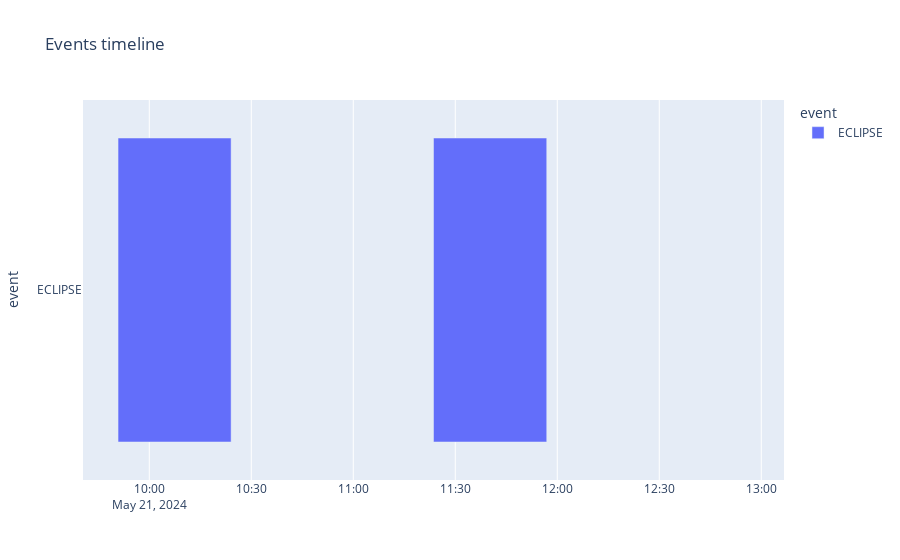
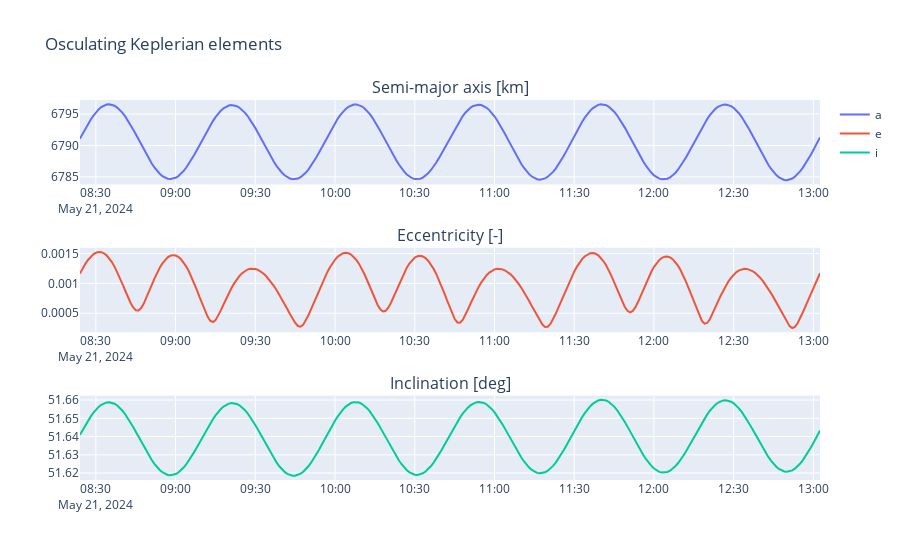

Notebook cell for these charts, in order:
### Code cell
dat = res.export_event_gantt_data()
df_timeline = pd.DataFrame(dat)
# Filter out DESCENDING and ASCENDING events
df_timeline = df_timeline[df_timeline["event"] != "DESCENDING_NODE"]
df_timeline = df_timeline[df_timeline["event"] != "ASCENDING_NODE"]
fig = px.timeline(df_timeline, x_start="start_date", x_end="end_date", y="event", color="event",
                  labels={'Task': 'Event'},
                  title='Events timeline',
                  hover_name="event",
                  hover_data={"ground_station_name": True}
                  )
fig.show()

# %% Extract the ephemerides
ephemerides = res.export_keplerian_ephemeris()

eph_df = pd.DataFrame(ephemerides)

# plot
fig = make_subplots(
    rows=3, cols=1,
    subplot_titles=("Semi-major axis [km]", "Eccentricity [-]", "Inclination [deg]"),
)
# Add traces to the subplots
fig.add_trace(go.Scatter(x=eph_df['date'], y=eph_df['semi_major_axis'], mode='lines', name='a'), row=1, col=1)
fig.add_trace(go.Scatter(x=eph_df['date'], y=eph_df['eccentricity'], mode='lines', name='e'), row=2, col=1)
fig.add_trace(go.Scatter(x=eph_df['date'], y=np.degrees(eph_df['inclination']), mode='lines', name='i'), row=3, col=1)
# Update layout
fig.update_layout(
    title_text="Osculating Keplerian elements"
)

fig.show()

### Figure 1 — Plotly figure (JSON) as saved in the notebook; plotly's stock layout.template omitted (floating-point values rounded to 4 significant figures)
{"data": [{"alignmentgroup": "True", "base": [null, "2024-05-21T09:50:48.674247+00:00", "2024-05-21T11:23:35.727915+00:00", "2024-05-21T12:56:22.732825+00:00"], "customdata": [[null], [null], [null], [null]], "hovertemplate": "<b>%{hovertext}</b><br><br>event=%{y}<br>start_date=%{base}<br>end_date=%{x}<br>ground_station_name=%{customdata[0]}<extra></extra>", "hovertext": ["ECLIPSE", "ECLIPSE", "ECLIPSE", "ECLIPSE"], "legendgroup": "ECLIPSE", "marker": {"color": "#636efa", "pattern": {"shape": ""}}, "name": "ECLIPSE", "offsetgroup": "ECLIPSE", "orientation": "h", "showlegend": true, "textposition": "auto", "type": "bar", "x": [null, 1995000.0, 1998000.0, null], "xaxis": "x", "y": ["ECLIPSE", "ECLIPSE", "ECLIPSE", "ECLIPSE"], "yaxis": "y"}], "layout": {"barmode": "overlay", "legend": {"title": {"text": "event"}, "tracegroupgap": 0}, "title": {"text": "Events timeline"}, "xaxis": {"anchor": "y", "domain": [0, 1], "type": "date"}, "yaxis": {"anchor": "x", "categoryarray": ["ECLIPSE"], "categoryorder": "array", "domain": [0, 1], "title": {"text": "event"}}}}

### Figure 2 — Plotly figure (JSON) as saved in the notebook; plotly's stock layout.template omitted (floating-point values rounded to 4 significant figures; data arrays with more than 128 entries replaced by an {"elided": "..."} marker saying what was removed)
{"data": [{"mode": "lines", "name": "a", "type": "scatter", "x": {"elided": "280 str values"}, "xaxis": "x", "y": {"elided": "280 float values"}, "yaxis": "y"}, {"mode": "lines", "name": "e", "type": "scatter", "x": {"elided": "280 str values"}, "xaxis": "x2", "y": {"elided": "280 float values"}, "yaxis": "y2"}, {"mode": "lines", "name": "i", "type": "scatter", "x": {"elided": "280 str values"}, "xaxis": "x3", "y": {"elided": "280 float values"}, "yaxis": "y3"}], "layout": {"annotations": [{"font": {"size": 16}, "showarrow": false, "text": "Semi-major axis [km]", "x": 0.5, "xanchor": "center", "xref": "paper", "y": 1, "yanchor": "bottom", "yref": "paper"}, {"font": {"size": 16}, "showarrow": false, "text": "Eccentricity [-]", "x": 0.5, "xanchor": "center", "xref": "paper", "y": 0.6111, "yanchor": "bottom", "yref": "paper"}, {"font": {"size": 16}, "showarrow": false, "text": "Inclination [deg]", "x": 0.5, "xanchor": "center", "xref": "paper", "y": 0.2222, "yanchor": "bottom", "yref": "paper"}], "title": {"text": "Osculating Keplerian elements"}, "xaxis": {"anchor": "y", "domain": [0, 1]}, "xaxis2": {"anchor": "y2", "domain": [0, 1]}, "xaxis3": {"anchor": "y3", "domain": [0, 1]}, "yaxis": {"anchor": "x", "domain": [0.7778, 1]}, "yaxis2": {"anchor": "x2", "domain": [0.3889, 0.6111]}, "yaxis3": {"anchor": "x3", "domain": [0, 0.2222]}}}
